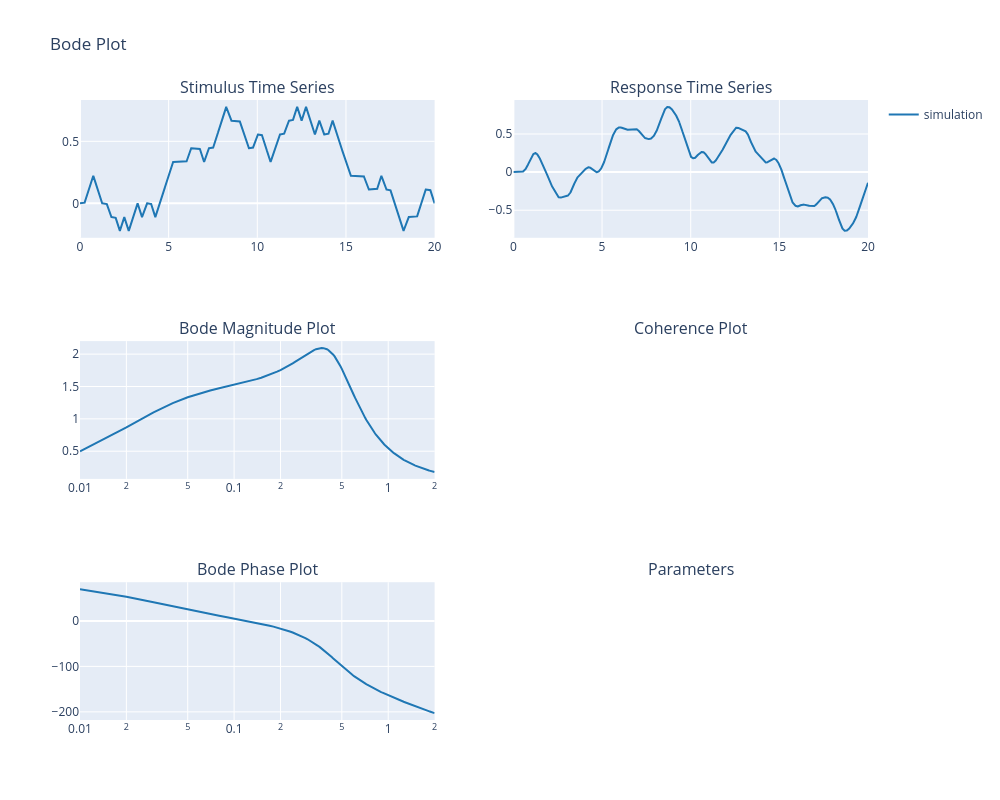

This figure's notebook cell:
### Code cell
import balancepy as bp
import numpy as np
import plotly.express as px
import plotly.graph_objects as go
import balancepy.models.P18 as P18
import pandas as pd

samplingrate = 1000  # Hz

stim = bp.get_mseq(type="prts80", samplingrate=samplingrate)
time = np.arange(0, len(stim) / samplingrate, 1 / samplingrate)

weight = 67
height = 1.75
model = P18.P18(weight, height)
model.samplingrate = samplingrate
params = model.get_params()

# Run time domain simulation
TDsim = model.simulate(stimulus=stim)

# Get frequency response of model
FDsim = model.frequency_response()

bp.bode_plot(FDsim,TDsim,line_name="simulation")

### Figure 1 — Plotly figure (JSON) as saved in the notebook; plotly's stock layout.template omitted (floating-point values rounded to 4 significant figures; data arrays with more than 128 entries replaced by an {"elided": "..."} marker saying what was removed)
{"data": [{"line": {"color": "#1f77b4"}, "mode": "lines", "showlegend": false, "type": "scatter", "x": {"elided": "20000 float values"}, "xaxis": "x", "y": {"elided": "20000 float values"}, "yaxis": "y"}, {"line": {"color": "#1f77b4"}, "mode": "lines", "showlegend": false, "type": "scatter", "x": {"elided": "20000 float values"}, "xaxis": "x2", "y": {"elided": "20000 float values"}, "yaxis": "y2"}, {"line": {"color": "#1f77b4"}, "mode": "lines", "name": "simulation", "showlegend": true, "type": "scatter", "x": {"elided": "200 float values"}, "xaxis": "x3", "y": {"elided": "200 float values"}, "yaxis": "y3"}, {"line": {"color": "#1f77b4"}, "mode": "lines", "showlegend": false, "type": "scatter", "x": {"elided": "200 float values"}, "xaxis": "x5", "y": {"elided": "200 float values"}, "yaxis": "y5"}], "layout": {"annotations": [{"font": {"size": 16}, "showarrow": false, "text": "Stimulus Time Series", "x": 0.225, "xanchor": "center", "xref": "paper", "y": 1, "yanchor": "bottom", "yref": "paper"}, {"font": {"size": 16}, "showarrow": false, "text": "Response Time Series", "x": 0.775, "xanchor": "center", "xref": "paper", "y": 1, "yanchor": "bottom", "yref": "paper"}, {"font": {"size": 16}, "showarrow": false, "text": "Bode Magnitude Plot", "x": 0.225, "xanchor": "center", "xref": "paper", "y": 0.6111, "yanchor": "bottom", "yref": "paper"}, {"font": {"size": 16}, "showarrow": false, "text": "Coherence Plot", "x": 0.775, "xanchor": "center", "xref": "paper", "y": 0.6111, "yanchor": "bottom", "yref": "paper"}, {"font": {"size": 16}, "showarrow": false, "text": "Bode Phase Plot", "x": 0.225, "xanchor": "center", "xref": "paper", "y": 0.2222, "yanchor": "bottom", "yref": "paper"}, {"font": {"size": 16}, "showarrow": false, "text": "Parameters", "x": 0.775, "xanchor": "center", "xref": "paper", "y": 0.2222, "yanchor": "bottom", "yref": "paper"}], "height": 800, "title": {"text": "Bode Plot"}, "width": 1000, "xaxis": {"anchor": "y", "domain": [0, 0.45]}, "xaxis2": {"anchor": "y2", "domain": [0.55, 1]}, "xaxis3": {"anchor": "y3", "domain": [0, 0.45], "type": "log"}, "xaxis4": {"anchor": "y4", "domain": [0.55, 1]}, "xaxis5": {"anchor": "y5", "domain": [0, 0.45], "type": "log"}, "yaxis": {"anchor": "x", "domain": [0.7778, 1]}, "yaxis2": {"anchor": "x2", "domain": [0.7778, 1]}, "yaxis3": {"anchor": "x3", "domain": [0.3889, 0.6111]}, "yaxis4": {"anchor": "x4", "domain": [0.3889, 0.6111]}, "yaxis5": {"anchor": "x5", "domain": [0, 0.2222]}}}
